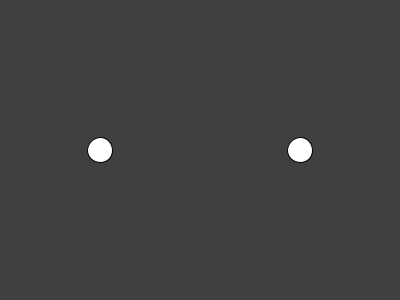
Frame 1 (no input)
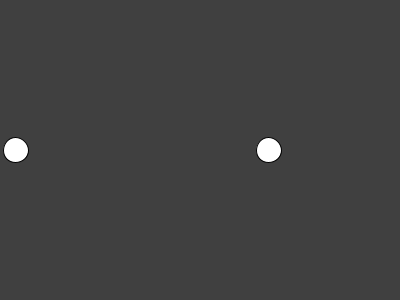
Frame 60 (the mouse pressed at the canvas centre just before this capture)
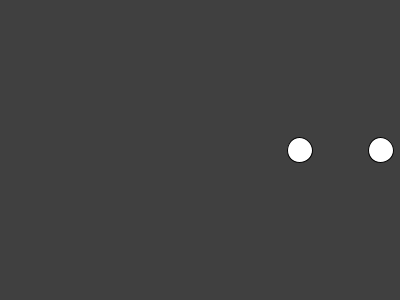
Frame 120 (the mouse held since frame 60 and released just before this capture)

The Processing sketch that drew these frames (run headless with seeded random() and noise(); from frame 60 on, the mouse is pressed at the canvas centre):

// Processing sketch: Choque_horizontal
// ── Choque_horizontal.pde
float e=0.1;
float v1x=4;
float v1y=0;
float m1=10;
float m2=5;
float v2x=6;
float v2y=0;
float x=100;
float y=150;
float x1=300;
float d;
void setup() {
size(400,300);
}

void draw() {
background(64);
ellipseMode(CENTER);
ellipse(x, y, 25, 25);
ellipse(x1, y, 25, 25);
  x += v1x;
  x1+=-v2x;

  if(dist(x1,150,x,150)<=25){
    v1x=-((m1-e*m2)*v1x/(m1+m2))+((1+e)*m2*(-v2x)/(m1+m2));
    v2x=(1+e)*m1*v1x/(m1+m2)+(m2-e*m1)*v2x/(m1+m2);
  }
  if (x < 0 || x > width) {
    v1x *= -1;
  }
  if (x1 < 0 || x1 > width) {
    v2x *= -1;
  }
  
}
